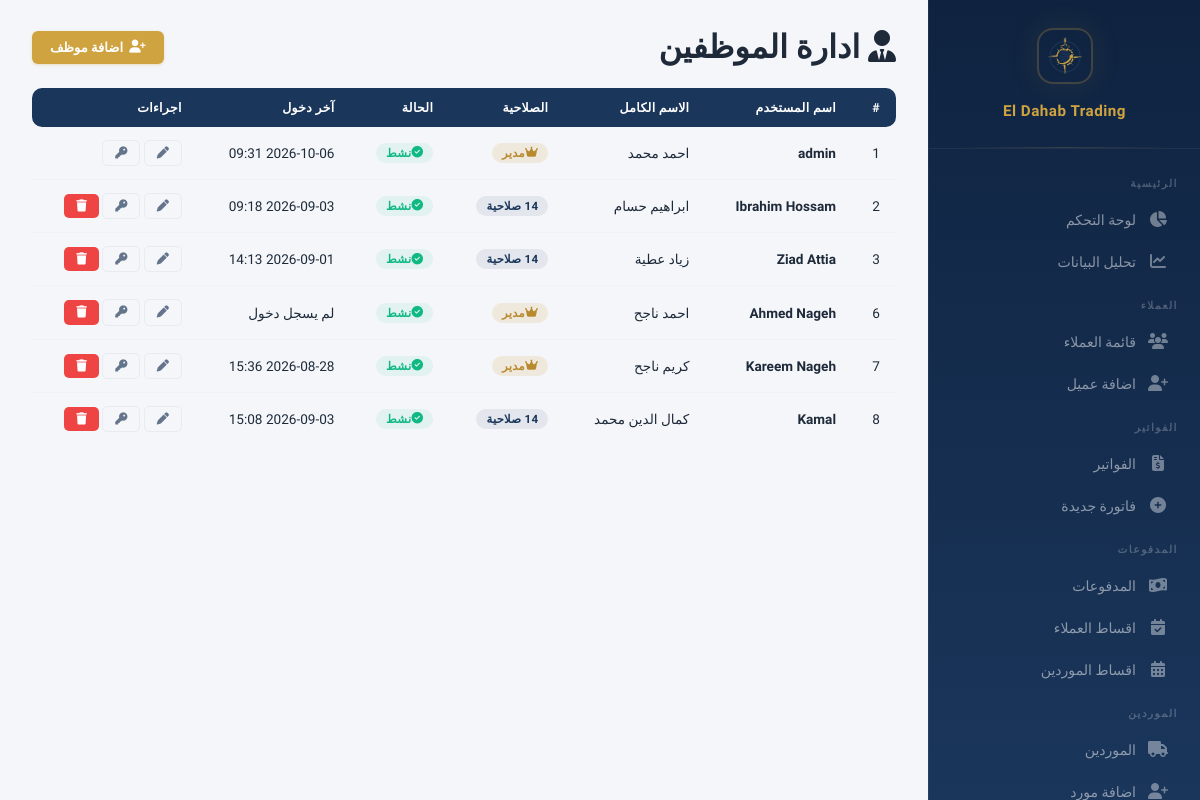
Page /employees (signed in) on the committed database.
### models.py (models this page shows, shortened)
class User(db.Model):
    __tablename__ = 'users'
    id = db.Column(db.Integer, primary_key=True)
    username = db.Column(db.String(80), unique=True, nullable=False)
    password_hash = db.Column(db.String(256), nullable=False)
    full_name = db.Column(db.String(200))
    is_admin = db.Column(db.Boolean, default=False)
    is_active = db.Column(db.Boolean, default=True)
    created_at = db.Column(db.DateTime, default=datetime.utcnow)
    last_login = db.Column(db.DateTime)
    permissions = db.relationship('UserPermission', backref='user', lazy=True, cascade='all, delete-orphan')
    def has_permission(self, page):
        if self.is_admin:
            return True
        return any(p.page == page for p in self.permissions)

### app.py (the view)
@app.route('/employees')
@login_required
def employees_list():
    if not current_user().is_admin:
        flash('ليس لديك صلاحية', 'danger')
        return redirect(url_for('dashboard'))
    users = User.query.order_by(User.id).all()
    return render_template('employees_list.html', users=users, PAGES=PAGES)

### app.py (called while the page is built)
@app.context_processor
def inject_payment_methods():
    return {'PAYMENT_METHODS': PAYMENT_METHODS, 'parse_images': parse_images}

@app.before_request
def check_session_expiry():
    if 'user_id' in session and session.get('expires_at'):
        if datetime.utcnow().timestamp() > session['expires_at']:
            session.clear()
            flash('انتهت الجلسة، يرجى تسجيل الدخول مرة اخرى', 'warning')
            return redirect(url_for('login'))

@app.context_processor
def inject_user():
    if not hasattr(g, 'current_user'):
        g.current_user = db.session.get(User, session['user_id']) if 'user_id' in session else None
    return dict(current_user=g.current_user)

def current_user():
    if 'user_id' in session:
        return User.query.get(session['user_id'])
    return None

### templates/employees_list.html (shortened to what this page needs)
{% extends "base.html" %}
{% block content %}
<div class="page-header" style="display:flex;justify-content:space-between;align-items:center;flex-wrap:wrap;gap:12px;">
    <h1><i class="fa-solid fa-user-tie"></i> ادارة الموظفين</h1>
    <a href="{{ url_for('employee_add') }}" class="btn btn-gold"><i class="fa-solid fa-user-plus"></i> اضافة موظف</a>
</div>
<div class="table-responsive">
    <table class="table">
        <thead>
            <tr>
                <th>#</th>
                <th>اسم المستخدم</th>
                <th>الاسم الكامل</th>
                <th>الصلاحية</th>
                <th>الحالة</th>
                <th>آخر دخول</th>
                <th>اجراءات</th>
            </tr>
        </thead>
        <tbody>
            {% for u in users %}
            <tr>
                <td>{{ u.id }}</td>
                <td><strong>{{ u.username }}</strong></td>
                <td>{{ u.full_name or '-' }}</td>
                <td>
                    {% if u.is_admin %}
                        <span class="badge badge-gold"><i class="fa-solid fa-crown"></i> مدير</span>
                    {% else %}
                        <span class="badge badge-navy">{{ u.permissions | length }} صلاحية</span>
                    {% endif %}
                </td>
                <td>
                    {% if u.is_active %}
                        <span class="badge badge-success"><i class="fa-solid fa-check-circle"></i> نشط</span>
                    {% else %}
                        <span class="badge badge-danger"><i class="fa-solid fa-ban"></i> معطل</span>
                    {% endif %}
                </td>
                <td>{{ u.last_login.strftime('%Y-%m-%d %H:%M') if u.last_login else 'لم يسجل دخول' }}</td>
                <td>
                    <div class="action-buttons">
                        <a href="{{ url_for('employee_edit', user_id=u.id) }}" class="btn btn-sm btn-outline" title="تعديل">
                            <i class="fa-solid fa-pen"></i>
                        </a>
                        <a href="{{ url_for('employee_permissions', user_id=u.id) }}" class="btn btn-sm btn-outline" title="الصلاحيات">
                            <i class="fa-solid fa-key"></i>
                        </a>
                        {% if u.username != 'admin' %}
                        <form method="POST" action="{{ url_for('employee_delete', user_id=u.id) }}" style="display:inline;" onsubmit="return confirm('هل انت متاكد من حذف هذا الموظف؟')">
                            <button type="submit" class="btn btn-sm btn-danger" title="حذف"><i class="fa-solid fa-trash"></i></button>
                        </form>
                        {% endif %}
                    </div>
                </td>
            </tr>
            {% endfor %}
        </tbody>
    </table>
</div>
{% endblock %}

### static/css/style.css (style rules this page uses)
:root { --gold: #cfa340; --gold-light: #e8c96a; --gold-dark: #b8892e; --gold-glow: rgba(207, 163, 64, 0.15); --navy: #1a365b; --navy-light: #264a7a; --navy-dark: #0f2340; --bg: #f4f6f9; --card: #ffffff; --card-hover: #fafbfd; --border: #e8ecf1; --border-light: #f0f2f5; --text: #1e2a3a; --text-secondary: #64748b; --text-muted: #94a3b8; --success: #10b981; --success-bg: rgba(16, 185, 129, 0.08); --danger: #ef4444; --danger-bg: rgba(239, 68, 68, 0.08); --warning: #f59e0b; --warning-bg: rgba(245, 158, 11, 0.08); --info: #3b82f6; --info-bg: rgba(59, 130, 246, 0.08); --sidebar-w: 272px; --shadow-xs: 0 1px 2px rgba(0,0,0,0.04); --shadow-sm: 0 1px 3px rgba(0,0,0,0.06), 0 1px 2px rgba(0,0,0,0.04); --shadow-md: 0 4px 6px -1px rgba(0,0,0,0.07), 0 2px 4px -2px rgba(0,0,0,0.05); --shadow-lg: 0 10px 15px -3px rgba(0,0,0,0.08), 0 4px 6px -4px rgba(0,0,0,0.04); --shadow-xl: 0 20px 25px -5px rgba(0,0,0,0.08), 0 8px 10px -6px rgba(0,0,0,0.04); --shadow-card: 0 1px 3px rgba(0,0,0,0.04), 0 1px 2px rgba(0,0,0,0.03); --shadow-card-hover: 0 10px 40px rgba(0,0,0,0.08); --radius: 14px; --radius-sm: 10px; --radius-xs: 6px; --transition: all 0.2s cubic-bezier(0.4, 0, 0.2, 1); }
* { margin: 0; padding: 0; box-sizing: border-box; }
html { scroll-behavior: smooth; }
body { font-family: 'IBM Plex Sans Arabic', -apple-system, BlinkMacSystemFont, sans-serif; background: var(--bg); color: var(--text); direction: rtl; min-height: 100vh; -webkit-font-smoothing: antialiased; -moz-osx-font-smoothing: grayscale; }
.table-responsive { overflow-x: auto; }
table { width: 100%; border-collapse: collapse; }
table thead th { background: var(--navy); color: #fff; padding: 12px 16px; font-size: 0.78rem; font-weight: 600; text-align: right; white-space: nowrap; letter-spacing: 0.3px; text-transform: uppercase; }
table thead th:first-child { border-radius: 0 var(--radius-sm) var(--radius-sm) 0; }
table thead th:last-child { border-radius: var(--radius-sm) 0 0 var(--radius-sm); }
table tbody td { padding: 13px 16px; border-bottom: 1px solid var(--border-light); font-size: 0.85rem; color: var(--text); }
table tbody tr { transition: var(--transition); }
table tbody tr:last-child td { border-bottom: none; }
.btn { display: inline-flex; align-items: center; gap: 6px; padding: 9px 18px; border: none; border-radius: var(--radius-xs); font-family: inherit; font-weight: 600; font-size: 0.82rem; cursor: pointer; transition: var(--transition); text-decoration: none; white-space: nowrap; }
.btn-gold { background: var(--gold); color: #fff; box-shadow: 0 1px 3px rgba(207,163,64,0.3); }
.btn-danger { background: var(--danger); color: #fff; }
.btn-outline { background: transparent; border: 1.5px solid var(--border); color: var(--text-secondary); }
.btn-sm { padding: 6px 12px; font-size: 0.76rem; border-radius: 5px; }
.badge { display: inline-flex; align-items: center; padding: 3px 10px; border-radius: 20px; font-size: 0.72rem; font-weight: 600; letter-spacing: 0.3px; }
.badge-gold { background: var(--gold-glow); color: var(--gold-dark); }
.badge-success { background: var(--success-bg); color: var(--success); }
.badge-navy { background: rgba(26,54,91,0.08); color: var(--navy); }
.page-header { display: flex; justify-content: space-between; align-items: center; margin-bottom: 22px; gap: 12px; }
.page-header h1 { margin: 0; }

### rows in the picture
User: id "1", username "admin", full_name "احمد محمد", is_admin True (drawn), is_active True (drawn), last_login "2026-10-06 09:31"
User: id "2", username "Ibrahim Hossam", full_name "ابراهيم حسام", is_active True (drawn), last_login "2026-09-03 09:18"
User: id "3", username "Ziad Attia", full_name "زياد عطية", is_active True (drawn), last_login "2026-09-01 14:13"
User: id "6", username "Ahmed Nageh", full_name "احمد ناجح", is_admin True (drawn), is_active True (drawn), last_login "لم يسجل دخول"
User: id "7", username "Kareem Nageh", full_name "كريم ناجح", is_admin True (drawn), is_active True (drawn), last_login "2026-08-28 15:36"
User: id "8", username "Kamal", full_name "كمال الدين محمد", is_active True (drawn), last_login "2026-09-03 15:08"
